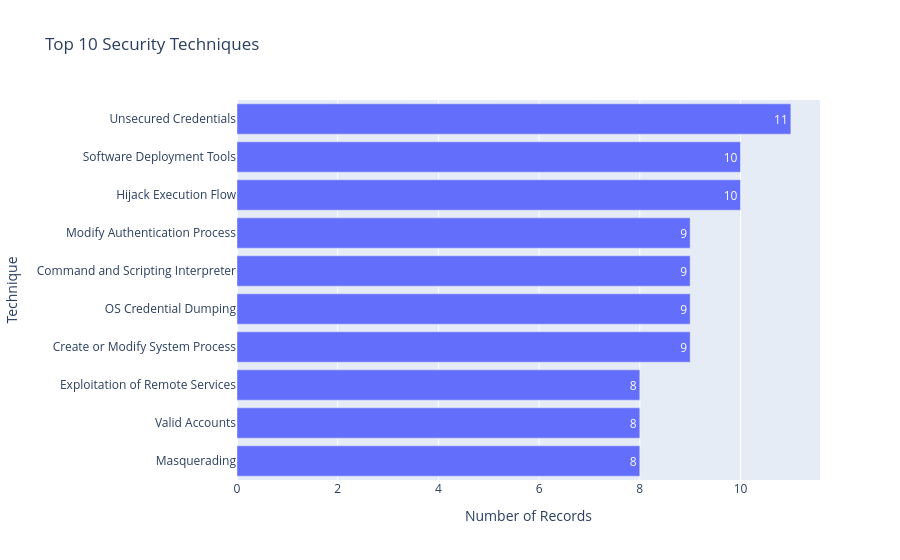

The code cell stored with this chart in its notebook:
### Code cell
top_10_techniques = (
    df["technique_name"]
    .value_counts()
    .head(10)
    .rename_axis("technique_name")
    .reset_index(name="record_count")
)

fig = px.bar(
    top_10_techniques,
    x="record_count",
    y="technique_name",
    orientation="h",
    title="Top 10 Security Techniques",
    text="record_count",
    labels={
        "record_count": "Number of Records",
        "technique_name": "Technique"
    }
)

fig.update_layout(yaxis={"categoryorder": "total ascending"})
fig.show()

### Figure 1 — Plotly figure (JSON) as saved in the notebook; plotly's stock layout.template omitted (floating-point values rounded to 4 significant figures)
{"data": [{"hovertemplate": "Number of Records=%{text}<br>Technique=%{y}<extra></extra>", "legendgroup": "", "marker": {"color": "#636efa", "pattern": {"shape": ""}}, "name": "", "orientation": "h", "showlegend": false, "text": [11.0, 10.0, 10.0, 9.0, 9.0, 9.0, 9.0, 8.0, 8.0, 8.0], "textposition": "auto", "type": "bar", "x": [11, 10, 10, 9, 9, 9, 9, 8, 8, 8], "xaxis": "x", "y": ["Unsecured Credentials", "Hijack Execution Flow", "Software Deployment Tools", "Create or Modify System Process", "OS Credential Dumping", "Command and Scripting Interpreter", "Modify Authentication Process", "Masquerading", "Valid Accounts", "Exploitation of Remote Services"], "yaxis": "y"}], "layout": {"barmode": "relative", "legend": {"tracegroupgap": 0}, "title": {"text": "Top 10 Security Techniques"}, "xaxis": {"anchor": "y", "domain": [0, 1], "title": {"text": "Number of Records"}}, "yaxis": {"anchor": "x", "categoryorder": "total ascending", "domain": [0, 1], "title": {"text": "Technique"}}}}
